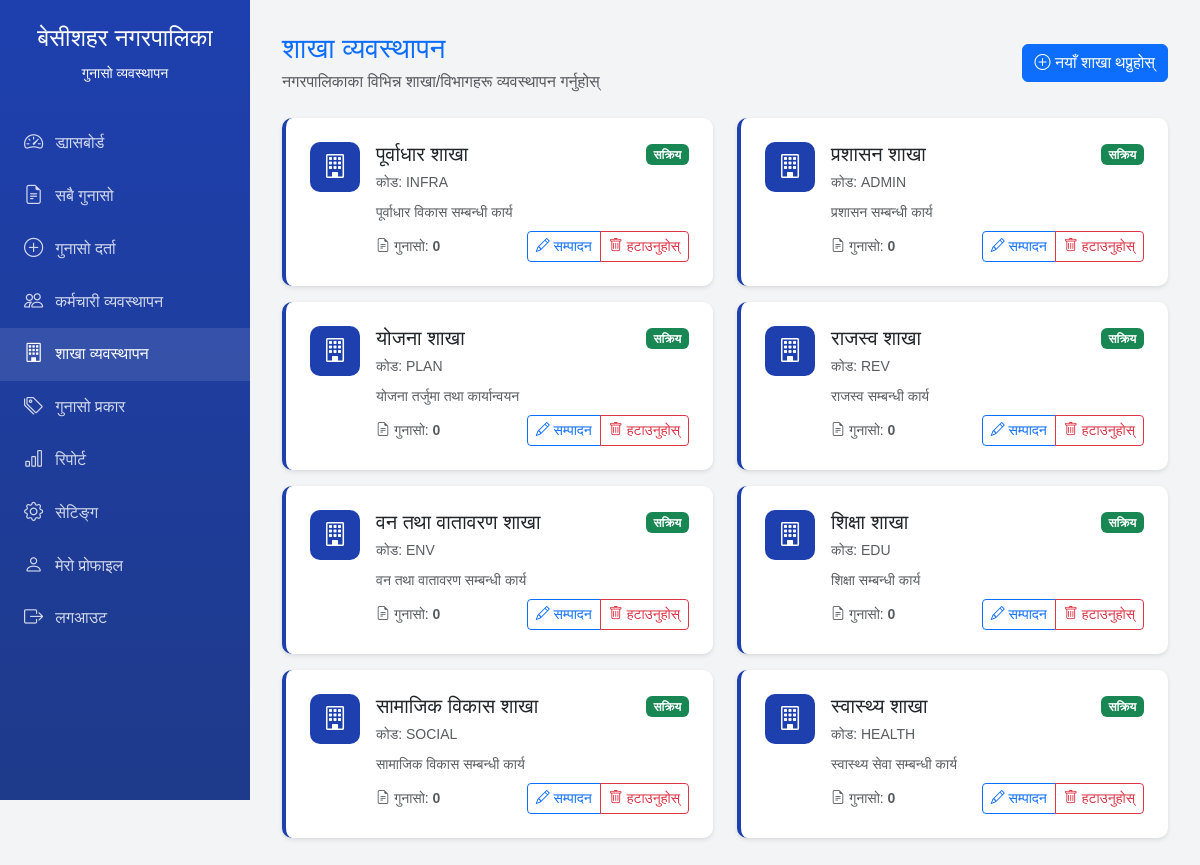
/admin/branches.php (signed in), run on the app's committed database.
### tables this page shows
CREATE TABLE branches (
    id INT PRIMARY KEY AUTO_INCREMENT,
    branch_name VARCHAR(100) NOT NULL,
    branch_code VARCHAR(20) UNIQUE,
    description TEXT,
    status ENUM('active', 'inactive') DEFAULT 'active',
    created_at TIMESTAMP DEFAULT CURRENT_TIMESTAMP
);

### admin/branches.php (the view, shortened to what this page needs)
<?php
require_once '../config.php';
$branches = $conn->query("SELECT b.*, COUNT(c.id) as complaint_count
                         FROM branches b
                         LEFT JOIN complaints c ON b.id = c.branch_id
                         GROUP BY b.id
                         ORDER BY b.branch_name");
?>
<!DOCTYPE html>
<html lang="ne">
<head>
    <link href="https://cdn.jsdelivr.net/npm/bootstrap@5.3.0/dist/css/bootstrap.min.css" rel="stylesheet">
    <link rel="stylesheet" href="https://cdn.jsdelivr.net/npm/bootstrap-icons@1.11.0/font/bootstrap-icons.css">
</head>
<body>
    <div class="sidebar">
        <div class="sidebar-brand">
            <h4>बेसीशहर नगरपालिका</h4>
            <small>गुनासो व्यवस्थापन</small>
        </div>
        <ul class="sidebar-menu">
            <li><a href="dashboard.php"><i class="bi bi-speedometer2"></i> ड्यासबोर्ड</a></li>
            <li><a href="complaints.php"><i class="bi bi-file-earmark-text"></i> सबै गुनासो</a></li>
         <li><a href="/submit.php"><i class="bi bi-plus-circle"></i><span>गुनासो दर्ता</span></a></li>
            <li><a href="employees.php"><i class="bi bi-people"></i> कर्मचारी व्यवस्थापन</a></li>
            <li><a href="branches.php" class="active"><i class="bi bi-building"></i> शाखा व्यवस्थापन</a></li>
            <li><a href="types.php"><i class="bi bi-tags"></i> गुनासो प्रकार</a></li>
            <li><a href="reports.php"><i class="bi bi-bar-chart"></i> रिपोर्ट</a></li>
            <li><a href="settings.php"><i class="bi bi-gear"></i> सेटिङ्ग</a></li>
            <li><a href="profile.php"><i class="bi bi-person"></i> मेरो प्रोफाइल</a></li>
            <li><a href="logout.php"><i class="bi bi-box-arrow-right"></i> लगआउट</a></li>
        </ul>
    </div>
    <div class="main-content">
        <div class="d-flex justify-content-between align-items-center mb-4">
            <div>
                <h3 class="text-primary mb-1">शाखा व्यवस्थापन</h3>
                <p class="text-muted mb-0">नगरपालिकाका विभिन्न शाखा/विभागहरू व्यवस्थापन गर्नुहोस्</p>
            </div>
            <button class="btn btn-primary" data-bs-toggle="modal" data-bs-target="#addBranchModal">
                <i class="bi bi-plus-circle"></i> नयाँ शाखा थप्नुहोस्
            </button>
        </div>
        <div class="row">
            <?php while ($branch = $branches->fetch_assoc()): ?>
                <div class="col-md-6">
                    <div class="branch-card">
                        <div class="d-flex align-items-start">
                            <div class="branch-icon me-3">
                                <i class="bi bi-building"></i>
                            </div>
                            <div class="flex-grow-1">
                                <div class="d-flex justify-content-between align-items-start mb-2">
                                    <div>
                                        <h5 class="mb-1"><?php echo htmlspecialchars($branch['branch_name']); ?></h5>
                                        <small class="text-muted">कोड: <?php echo htmlspecialchars($branch['branch_code']); ?></small>
                                    </div>
                                    <div>
                                        <?php if ($branch['status'] === 'active'): ?>
                                            <span class="badge bg-success">सक्रिय</span>
                                        <?php else: ?>
                                            <span class="badge bg-secondary">निष्क्रिय</span>
                                        <?php endif; ?>
                                    </div>
                                </div>
                                <?php if (!empty($branch['description'])): ?>
                                <p class="text-muted mb-2 small"><?php echo htmlspecialchars($branch['description']); ?></p>
                                <?php endif; ?>
                                <div class="d-flex justify-content-between align-items-center">
                                    <small class="text-muted">
                                        <i class="bi bi-file-earmark-text"></i>
                                        गुनासो: <strong><?php echo $branch['complaint_count']; ?></strong>
                                    </small>
                                    <div class="btn-group btn-group-sm">
                                        <button class="btn btn-outline-primary"
                                                onclick="editBranch(<?php echo htmlspecialchars(json_encode($branch)); ?>)">
                                            <i class="bi bi-pencil"></i> सम्पादन
                                        </button>
                                        <button class="btn btn-outline-danger"
                                                onclick="deleteBranch(<?php echo $branch['id']; ?>, '<?php echo htmlspecialchars($branch['branch_name']); ?>')">
                                            <i class="bi bi-trash"></i> हटाउनुहोस्
                                        </button>
                                    </div>
                                </div>
                            </div>
                        </div>
                    </div>
                </div>
            <?php endwhile; ?>
        </div>
    </div>
</body>
</html>

### admin/branches.php (style rules this page uses)
:root { --primary-color: #1e40af; --sidebar-width: 250px; }
body { font-family: 'Poppins', Arial, sans-serif; background-color: #f3f4f6; }
.sidebar { position: fixed; top: 0; left: 0; height: 100vh; width: var(--sidebar-width); background: linear-gradient(180deg, var(--primary-color), #1e3a8a); color: white; padding: 1.5rem 0; overflow-y: auto; z-index: 1000; }
.sidebar-brand { padding: 0 1.5rem; margin-bottom: 2rem; text-align: center; }
.sidebar-menu { list-style: none; padding: 0; margin: 0; }
.sidebar-menu li a { display: flex; align-items: center; padding: 0.75rem 1.5rem; color: rgba(255,255,255,0.8); text-decoration: none; transition: all 0.3s; }
.sidebar-menu li a:hover, .sidebar-menu li a.active { background: rgba(255,255,255,0.1); color: white; }
.sidebar-menu li a i { margin-right: 0.75rem; font-size: 1.2rem; }
.main-content { margin-left: var(--sidebar-width); padding: 2rem; }
.branch-card { background: white; border-radius: 10px; padding: 1.5rem; box-shadow: 0 2px 4px rgba(0,0,0,0.1); margin-bottom: 1rem; border-left: 4px solid var(--primary-color); transition: transform 0.3s; }
.branch-icon { width: 50px; height: 50px; border-radius: 10px; background: var(--primary-color); color: white; display: flex; align-items: center; justify-content: center; font-size: 1.5rem; }

### data on the page
branches: branch_name "पूर्वाधार शाखा", branch_code "INFRA", status "सक्रिय", description "पूर्वाधार विकास सम्बन्धी कार्य", complaint_count "0"
branches: branch_name "प्रशासन शाखा", branch_code "ADMIN", status "सक्रिय", description "प्रशासन सम्बन्धी कार्य", complaint_count "0"
branches: branch_name "योजना शाखा", branch_code "PLAN", status "सक्रिय", description "योजना तर्जुमा तथा कार्यान्वयन", complaint_count "0"
branches: branch_name "राजस्व शाखा", branch_code "REV", status "सक्रिय", description "राजस्व सम्बन्धी कार्य", complaint_count "0"
branches: branch_name "वन तथा वातावरण शाखा", branch_code "ENV", status "सक्रिय", description "वन तथा वातावरण सम्बन्धी कार्य", complaint_count "0"
branches: branch_name "शिक्षा शाखा", branch_code "EDU", status "सक्रिय", description "शिक्षा सम्बन्धी कार्य", complaint_count "0"
branches: branch_name "सामाजिक विकास शाखा", branch_code "SOCIAL", status "सक्रिय", description "सामाजिक विकास सम्बन्धी कार्य", complaint_count "0"
branches: branch_name "स्वास्थ्य शाखा", branch_code "HEALTH", status "सक्रिय", description "स्वास्थ्य सेवा सम्बन्धी कार्य", complaint_count "0"
